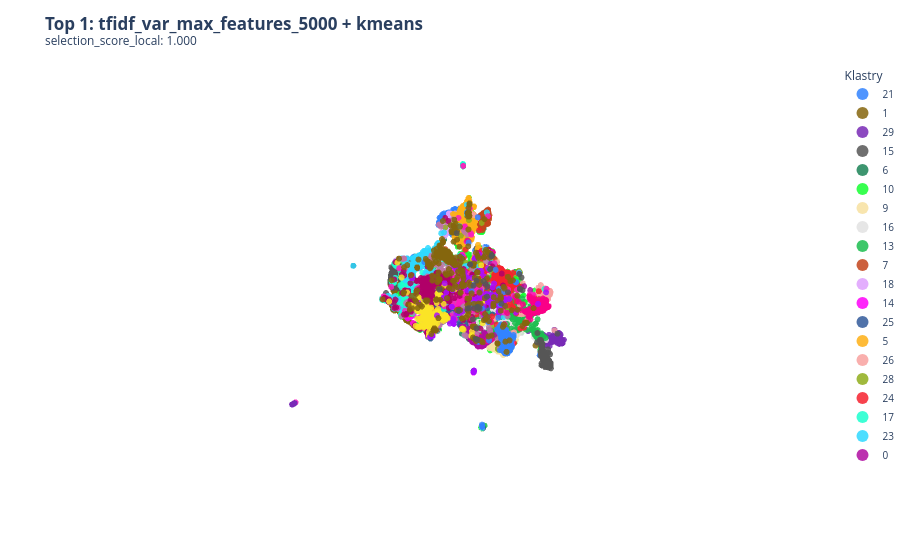
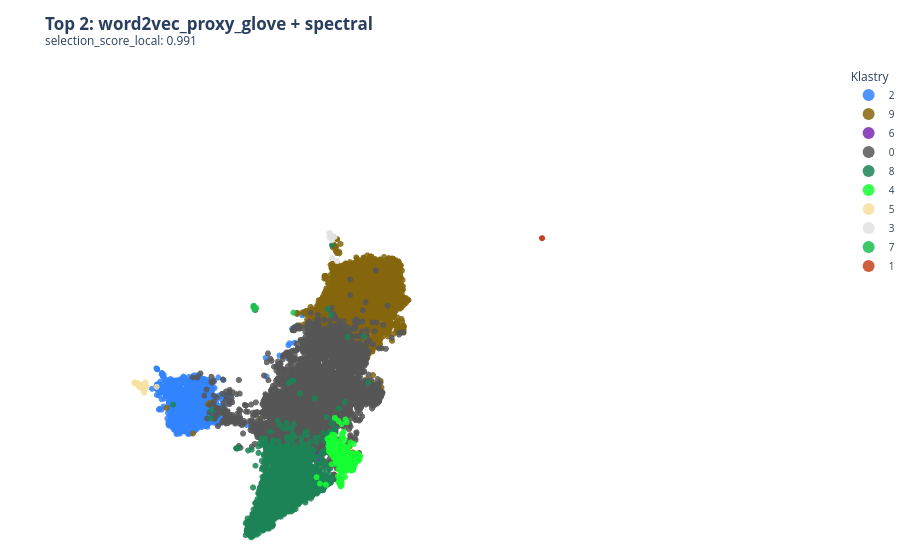
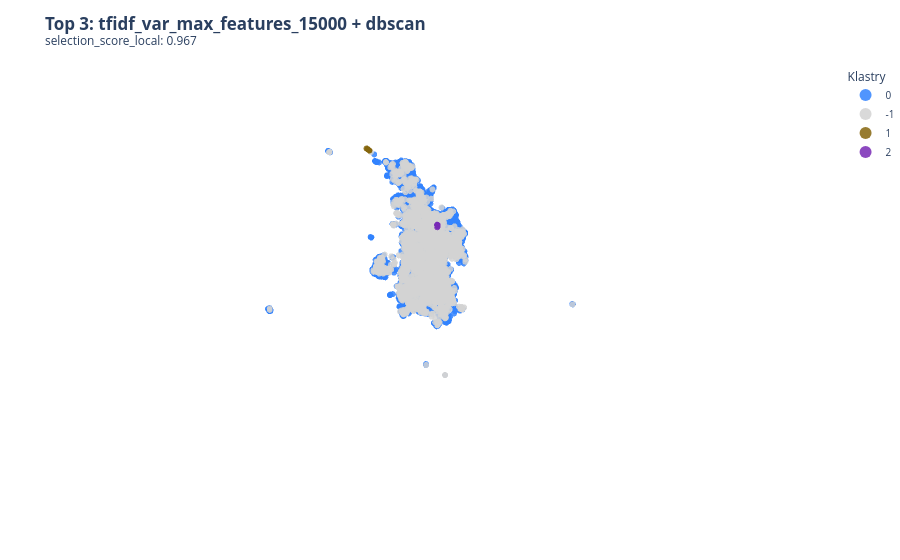
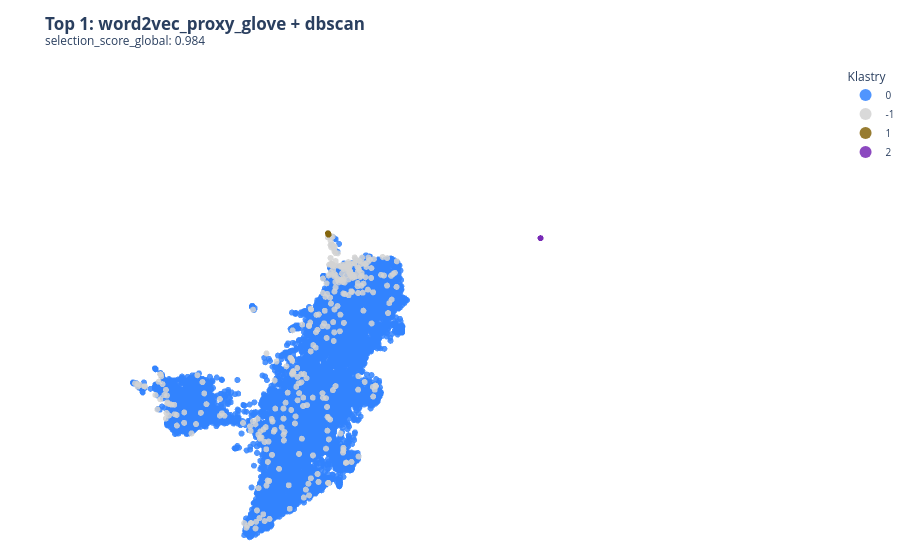

The code cell stored with these charts, in order, in its notebook:
### Code cell
from IPython.display import Markdown

best_runs_df = select_best_runs(results_df, config=CONFIG)
best_runs_df = add_dunn_scores(
    best_runs_df=best_runs_df,
    dataset_df=dataset_df,
    dataset_views=dataset_views,
    embedding_views=embedding_views,
    config=CONFIG,
)

semantic_best_runs_df = select_semantic_best_runs(results_df, config=CONFIG)
comparison_views = build_comparison_views(best_runs_df)
semantic_comparison_views = build_comparison_views(semantic_best_runs_df)
plot_paths = create_best_runs_plots(best_runs_df, CONFIG)
semantic_plot_paths = create_semantic_best_runs_plots(semantic_best_runs_df, CONFIG)
plot_paths = {**plot_paths, **semantic_plot_paths}
print(summarize_best_runs(best_runs_df, semantic_best_runs_df))
display_best_runs_plots(plot_paths)

display(Markdown("""
---
### Tabela 7A: `local_winners_table` — lokalni zwyciezcy hiperparametrow

Ta tabela odpowiada na pytanie: **ktory przebieg jest najlepszy wewnatrz danej pary `(embedding_name, algorithm)`?**

Do tego sluzy `selection_score_local`. Jest on liczony osobno w kazdej rodzinie modeli, wiec nadaje sie do wyboru hiperparametrow w tej rodzinie, ale nie do bezposredniego porownania roznych rodzin.
"""))
display(comparison_views["local_winners_table"])
visualize_top_runs_3d(
    best_runs_df=best_runs_df,
    dataset_df=dataset_df,
    dataset_views=dataset_views,
    embedding_views=embedding_views,
    config=CONFIG,
    top_n=3,
    sort_col="selection_score_local"
)

display(Markdown("""
---
### Tabela 7B: `global_candidates_ranking` — porownanie lokalnych zwyciezcow

Ta tabela odpowiada na inne pytanie: **ktory z lokalnych zwyciezcow wyglada najlepiej globalnie?**

Tutaj uzywamy `selection_score_global`, liczacego rank-score wspolnie na `best_runs_df`, czyli juz po wyborze lokalnych zwyciezcow. Dopiero ten wynik jest porownywalny miedzy parami embedding + algorytm.
"""))
display(comparison_views["global_candidates_ranking"])
visualize_top_runs_3d(
    best_runs_df=best_runs_df,
    dataset_df=dataset_df,
    dataset_views=dataset_views,
    embedding_views=embedding_views,
    config=CONFIG,
    top_n=3,
    sort_col="selection_score_global"
)

display(Markdown("""
---
### Tabela 7C: `best_embedding_per_algorithm` — najlepszy embedding dla kazdego algorytmu

Dla kazdego algorytmu wybieramy lokalnego zwyciezce z najwyzszym `selection_score_global`. To porownanie odbywa sie juz na wspolnej skali globalnej dla zwyciezcow.
"""))
display(comparison_views["best_embedding_per_algorithm"])

display(Markdown("""
---
### Tabela 7D: `best_algorithm_per_embedding` — najlepszy algorytm dla kazdego embeddingu

Dla kazdego embeddingu wybieramy algorytm z najwyzszym `selection_score_global`, czyli porownujemy tylko reprezentantow wybranych lokalnie.
"""))
display(comparison_views["best_algorithm_per_embedding"])

display(Markdown("""
---
### Tabela 7E: `semantic_candidates_ranking` — najlepszy podzial semantyczny

Ta tabela odpowiada na pytanie: **ktory lokalny zwyciezca najlepiej zgadza sie z kategoriami `20 Newsgroups`?**

Do tego sluzy `semantic_score_global`, liczony na podstawie `ARI`. Jest to ranking post-hoc: korzysta z etykiet tylko do interpretacji i kontroli, a nie do uczenia klastrow.
"""))
display(semantic_comparison_views["semantic_candidates_ranking"])
plot_paths

### Figure 1 — Plotly figure (JSON) as saved in the notebook; plotly's stock layout.template omitted (floating-point values rounded to 4 significant figures; data arrays with more than 128 entries replaced by an {"elided": "..."} marker saying what was removed)
{"data": [{"customdata": {"elided": "532x1 int values"}, "hovertemplate": "cluster=21<br>x=%{x}<br>y=%{y}<br>z=%{z}<br>target_true=%{customdata[0]}<extra></extra>", "legendgroup": "21", "marker": {"color": "#3283FE", "line": {"width": 0}, "opacity": 0.85, "size": 3.5, "symbol": "circle"}, "mode": "markers", "name": "21", "scene": "scene", "showlegend": true, "type": "scatter3d", "x": {"elided": "532 float values"}, "y": {"elided": "532 float values"}, "z": {"elided": "532 float values"}}, {"customdata": {"elided": "526x1 int values"}, "hovertemplate": "cluster=1<br>x=%{x}<br>y=%{y}<br>z=%{z}<br>target_true=%{customdata[0]}<extra></extra>", "legendgroup": "1", "marker": {"color": "#85660D", "line": {"width": 0}, "opacity": 0.85, "size": 3.5, "symbol": "circle"}, "mode": "markers", "name": "1", "scene": "scene", "showlegend": true, "type": "scatter3d", "x": {"elided": "526 float values"}, "y": {"elided": "526 float values"}, "z": {"elided": "526 float values"}}, {"customdata": {"elided": "250x1 int values"}, "hovertemplate": "cluster=29<br>x=%{x}<br>y=%{y}<br>z=%{z}<br>target_true=%{customdata[0]}<extra></extra>", "legendgroup": "29", "marker": {"color": "#782AB6", "line": {"width": 0}, "opacity": 0.85, "size": 3.5, "symbol": "circle"}, "mode": "markers", "name": "29", "scene": "scene", "showlegend": true, "type": "scatter3d", "x": {"elided": "250 float values"}, "y": {"elided": "250 float values"}, "z": {"elided": "250 float values"}}, {"customdata": {"elided": "498x1 int values"}, "hovertemplate": "cluster=15<br>x=%{x}<br>y=%{y}<br>z=%{z}<br>target_true=%{customdata[0]}<extra></extra>", "legendgroup": "15", "marker": {"color": "#565656", "line": {"width": 0}, "opacity": 0.85, "size": 3.5, "symbol": "circle"}, "mode": "markers", "name": "15", "scene": "scene", "showlegend": true, "type": "scatter3d", "x": {"elided": "498 float values"}, "y": {"elided": "498 float values"}, "z": {"elided": "498 float values"}}, {"customdata": {"elided": "817x1 int values"}, "hovertemplate": "cluster=6<br>x=%{x}<br>y=%{y}<br>z=%{z}<br>target_true=%{customdata[0]}<extra></extra>", "legendgroup": "6", "marker": {"color": "#1C8356", "line": {"width": 0}, "opacity": 0.85, "size": 3.5, "symbol": "circle"}, "mode": "markers", "name": "6", "scene": "scene", "showlegend": true, "type": "scatter3d", "x": {"elided": "817 float values"}, "y": {"elided": "817 float values"}, "z": {"elided": "817 float values"}}, {"customdata": {"elided": "2352x1 int values"}, "hovertemplate": "cluster=10<br>x=%{x}<br>y=%{y}<br>z=%{z}<br>target_true=%{customdata[0]}<extra></extra>", "legendgroup": "10", "marker": {"color": "#16FF32", "line": {"width": 0}, "opacity": 0.85, "size": 3.5, "symbol": "circle"}, "mode": "markers", "name": "10", "scene": "scene", "showlegend": true, "type": "scatter3d", "x": {"elided": "2352 float values"}, "y": {"elided": "2352 float values"}, "z": {"elided": "2352 float values"}}, {"customdata": {"elided": "608x1 int values"}, "hovertemplate": "cluster=9<br>x=%{x}<br>y=%{y}<br>z=%{z}<br>target_true=%{customdata[0]}<extra></extra>", "legendgroup": "9", "marker": {"color": "#F7E1A0", "line": {"width": 0}, "opacity": 0.85, "size": 3.5, "symbol": "circle"}, "mode": "markers", "name": "9", "scene": "scene", "showlegend": true, "type": "scatter3d", "x": {"elided": "608 float values"}, "y": {"elided": "608 float values"}, "z": {"elided": "608 float values"}}, {"customdata": {"elided": "1031x1 int values"}, "hovertemplate": "cluster=16<br>x=%{x}<br>y=%{y}<br>z=%{z}<br>target_true=%{customdata[0]}<extra></extra>", "legendgroup": "16", "marker": {"color": "#E2E2E2", "line": {"width": 0}, "opacity": 0.85, "size": 3.5, "symbol": "circle"}, "mode": "markers", "name": "16", "scene": "scene", "showlegend": true, "type": "scatter3d", "x": {"elided": "1031 float values"}, "y": {"elided": "1031 float values"}, "z": {"elided": "1031 float values"}}, {"customdata": {"elided": "716x1 int values"}, "hovertemplate": "cluster=13<br>x=%{x}<br>y=%{y}<br>z=%{z}<br>target_true=%{customdata[0]}<extra></extra>", "legendgroup": "13", "marker": {"color": "#1CBE4F", "line": {"width": 0}, "opacity": 0.85, "size": 3.5, "symbol": "circle"}, "mode": "markers", "name": "13", "scene": "scene", "showlegend": true, "type": "scatter3d", "x": {"elided": "716 float values"}, "y": {"elided": "716 float values"}, "z": {"elided": "716 float values"}}, {"customdata": {"elided": "415x1 int values"}, "hovertemplate": "cluster=7<br>x=%{x}<br>y=%{y}<br>z=%{z}<br>target_true=%{customdata[0]}<extra></extra>", "legendgroup": "7", "marker": {"color": "#C4451C", "line": {"width": 0}, "opacity": 0.85, "size": 3.5, "symbol": "circle"}, "mode": "markers", "name": "7", "scene": "scene", "showlegend": true, "type": "scatter3d", "x": {"elided": "415 float values"}, "y": {"elided": "415 float values"}, "z": {"elided": "415 float values"}}, {"customdata": {"elided": "549x1 int values"}, "hovertemplate": "cluster=18<br>x=%{x}<br>y=%{y}<br>z=%{z}<br>target_true=%{customdata[0]}<extra></extra>", "legendgroup": "18", "marker": {"color": "#DEA0FD", "line": {"width": 0}, "opacity": 0.85, "size": 3.5, "symbol": "circle"}, "mode": "markers", "name": "18", "scene": "scene", "showlegend": true, "type": "scatter3d", "x": {"elided": "549 float values"}, "y": {"elided": "549 float values"}, "z": {"elided": "549 float values"}}, {"customdata": {"elided": "575x1 int values"}, "hovertemplate": "cluster=14<br>x=%{x}<br>y=%{y}<br>z=%{z}<br>target_true=%{customdata[0]}<extra></extra>", "legendgroup": "14", "marker": {"color": "#FE00FA", "line": {"width": 0}, "opacity": 0.85, "size": 3.5, "symbol": "circle"}, "mode": "markers", "name": "14", "scene": "scene", "showlegend": true, "type": "scatter3d", "x": {"elided": "575 float values"}, "y": {"elided": "575 float values"}, "z": {"elided": "575 float values"}}, {"customdata": {"elided": "968x1 int values"}, "hovertemplate": "cluster=25<br>x=%{x}<br>y=%{y}<br>z=%{z}<br>target_true=%{customdata[0]}<extra></extra>", "legendgroup": "25", "marker": {"color": "#325A9B", "line": {"width": 0}, "opacity": 0.85, "size": 3.5, "symbol": "circle"}, "mode": "markers", "name": "25", "scene": "scene", "showlegend": true, "type": "scatter3d", "x": {"elided": "968 float values"}, "y": {"elided": "968 float values"}, "z": {"elided": "968 float values"}}, {"customdata": {"elided": "814x1 int values"}, "hovertemplate": "cluster=5<br>x=%{x}<br>y=%{y}<br>z=%{z}<br>target_true=%{customdata[0]}<extra></extra>", "legendgroup": "5", "marker": {"color": "#FEAF16", "line": {"width": 0}, "opacity": 0.85, "size": 3.5, "symbol": "circle"}, "mode": "markers", "name": "5", "scene": "scene", "showlegend": true, "type": "scatter3d", "x": {"elided": "814 float values"}, "y": {"elided": "814 float values"}, "z": {"elided": "814 float values"}}, {"customdata": {"elided": "392x1 int values"}, "hovertemplate": "cluster=26<br>x=%{x}<br>y=%{y}<br>z=%{z}<br>target_true=%{customdata[0]}<extra></extra>", "legendgroup": "26", "marker": {"color": "#F8A19F", "line": {"width": 0}, "opacity": 0.85, "size": 3.5, "symbol": "circle"}, "mode": "markers", "name": "26", "scene": "scene", "showlegend": true, "type": "scatter3d", "x": {"elided": "392 float values"}, "y": {"elided": "392 float values"}, "z": {"elided": "392 float values"}}, {"customdata": {"elided": "347x1 int values"}, "hovertemplate": "cluster=28<br>x=%{x}<br>y=%{y}<br>z=%{z}<br>target_true=%{customdata[0]}<extra></extra>", "legendgroup": "28", "marker": {"color": "#90AD1C", "line": {"width": 0}, "opacity": 0.85, "size": 3.5, "symbol": "circle"}, "mode": "markers", "name": "28", "scene": "scene", "showlegend": true, "type": "scatter3d", "x": {"elided": "347 float values"}, "y": {"elided": "347 float values"}, "z": {"elided": "347 float values"}}, {"customdata": {"elided": "580x1 int values"}, "hovertemplate": "cluster=24<br>x=%{x}<br>y=%{y}<br>z=%{z}<br>target_true=%{customdata[0]}<extra></extra>", "legendgroup": "24", "marker": {"color": "#F6222E", "line": {"width": 0}, "opacity": 0.85, "size": 3.5, "symbol": "circle"}, "mode": "markers", "name": "24", "scene": "scene", "showlegend": true, "type": "scatter3d", "x": {"elided": "580 float values"}, "y": {"elided": "580 float values"}, "z": {"elided": "580 float values"}}, {"customdata": {"elided": "707x1 int values"}, "hovertemplate": "cluster=17<br>x=%{x}<br>y=%{y}<br>z=%{z}<br>target_true=%{customdata[0]}<extra></extra>", "legendgroup": "17", "marker": {"color": "#1CFFCE", "line": {"width": 0}, "opacity": 0.85, "size": 3.5, "symbol": "circle"}, "mode": "markers", "name": "17", "scene": "scene", "showlegend": true, "type": "scatter3d", "x": {"elided": "707 float values"}, "y": {"elided": "707 float values"}, "z": {"elided": "707 float values"}}, {"customdata": {"elided": "518x1 int values"}, "hovertemplate": "cluster=23<br>x=%{x}<br>y=%{y}<br>z=%{z}<br>target_true=%{customdata[0]}<extra></extra>", "legendgroup": "23", "marker": {"color": "#2ED9FF", "line": {"width": 0}, "opacity": 0.85, "size": 3.5, "symbol": "circle"}, "mode": "markers", "name": "23", "scene": "scene", "showlegend": true, "type": "scatter3d", "x": {"elided": "518 float values"}, "y": {"elided": "518 float values"}, "z": {"elided": "518 float values"}}, {"customdata": {"elided": "507x1 int values"}, "hovertemplate": "cluster=0<br>x=%{x}<br>y=%{y}<br>z=%{z}<br>target_true=%{customdata[0]}<extra></extra>", "legendgroup": "0", "marker": {"color": "#B10DA1", "line": {"width": 0}, "opacity": 0.85, "size": 3.5, "symbol": "circle"}, "mode": "markers", "name": "0", "scene": "scene", "showlegend": true, "type": "scatter3d", "x": {"elided": "507 float values"}, "y": {"elided": "507 float values"}, "z": {"elided": "507 float values"}}, {"customdata": {"elided": "449x1 int values"}, "hovertemplate": "cluster=27<br>x=%{x}<br>y=%{y}<br>z=%{z}<br>target_true=%{customdata[0]}<extra></extra>", "legendgroup": "27", "marker": {"color": "#C075A6", "line": {"width": 0}, "opacity": 0.85, "size": 3.5, "symbol": "circle"}, "mode": "markers", "name": "27", "scene": "scene", "showlegend": true, "type": "scatter3d", "x": {"elided": "449 float values"}, "y": {"elided": "449 float values"}, "z": {"elided": "449 float values"}}, {"customdata": {"elided": "438x1 int values"}, "hovertemplate": "cluster=12<br>x=%{x}<br>y=%{y}<br>z=%{z}<br>target_true=%{customdata[0]}<extra></extra>", "legendgroup": "12", "marker": {"color": "#FC1CBF", "line": {"width": 0}, "opacity": 0.85, "size": 3.5, "symbol": "circle"}, "mode": "markers", "name": "12", "scene": "scene", "showlegend": true, "type": "scatter3d", "x": {"elided": "438 float values"}, "y": {"elided": "438 float values"}, "z": {"elided": "438 float values"}}, {"customdata": {"elided": "637x1 int values"}, "hovertemplate": "cluster=22<br>x=%{x}<br>y=%{y}<br>z=%{z}<br>target_true=%{customdata[0]}<extra></extra>", "legendgroup": "22", "marker": {"color": "#B00068", "line": {"width": 0}, "opacity": 0.85, "size": 3.5, "symbol": "circle"}, "mode": "markers", "name": "22", "scene": "scene", "showlegend": true, "type": "scatter3d", "x": {"elided": "637 float values"}, "y": {"elided": "637 float values"}, "z": {"elided": "637 float values"}}, {"customdata": {"elided": "462x1 int values"}, "hovertemplate": "cluster=3<br>x=%{x}<br>y=%{y}<br>z=%{z}<br>target_true=%{customdata[0]}<extra></extra>", "legendgroup": "3", "marker": {"color": "#FBE426", "line": {"width": 0}, "opacity": 0.85, "size": 3.5, "symbol": "circle"}, "mode": "markers", "name": "3", "scene": "scene", "showlegend": true, "type": "scatter3d", "x": {"elided": "462 float values"}, "y": {"elided": "462 float values"}, "z": {"elided": "462 float values"}}, {"customdata": {"elided": "373x1 int values"}, "hovertemplate": "cluster=2<br>x=%{x}<br>y=%{y}<br>z=%{z}<br>target_true=%{customdata[0]}<extra></extra>", "legendgroup": "2", "marker": {"color": "#FA0087", "line": {"width": 0}, "opacity": 0.85, "size": 3.5, "symbol": "circle"}, "mode": "markers", "name": "2", "scene": "scene", "showlegend": true, "type": "scatter3d", "x": {"elided": "373 float values"}, "y": {"elided": "373 float values"}, "z": {"elided": "373 float values"}}, {"customdata": {"elided": "549x1 int values"}, "hovertemplate": "cluster=11<br>x=%{x}<br>y=%{y}<br>z=%{z}<br>target_true=%{customdata[0]}<extra></extra>", "legendgroup": "11", "marker": {"color": "#AA0DFE", "line": {"width": 0}, "opacity": 0.85, "size": 3.5, "symbol": "circle"}, "mode": "markers", "name": "11", "scene": "scene", "showlegend": true, "type": "scatter3d", "x": {"elided": "549 float values"}, "y": {"elided": "549 float values"}, "z": {"elided": "549 float values"}}, {"customdata": {"elided": "518x1 int values"}, "hovertemplate": "cluster=8<br>x=%{x}<br>y=%{y}<br>z=%{z}<br>target_true=%{customdata[0]}<extra></extra>", "legendgroup": "8", "marker": {"color": "#3283FE", "line": {"width": 0}, "opacity": 0.85, "size": 3.5, "symbol": "circle"}, "mode": "markers", "name": "8", "scene": "scene", "showlegend": true, "type": "scatter3d", "x": {"elided": "518 float values"}, "y": {"elided": "518 float values"}, "z": {"elided": "518 float values"}}, {"customdata": {"elided": "396x1 int values"}, "hovertemplate": "cluster=4<br>x=%{x}<br>y=%{y}<br>z=%{z}<br>target_true=%{customdata[0]}<extra></extra>", "legendgroup": "4", "marker": {"color": "#85660D", "line": {"width": 0}, "opacity": 0.85, "size": 3.5, "symbol": "circle"}, "mode": "markers", "name": "4", "scene": "scene", "showlegend": true, "type": "scatter3d", "x": {"elided": "396 float values"}, "y": {"elided": "396 float values"}, "z": {"elided": "396 float values"}}, {"customdata": [[13], [13], [13], [13], [13], [13], [13], [11], [13], [13], [13], [13], [7], [13], [13], [13], [13], [13], [13], [13], [13], [13], [13], [13], [13], [13], [13], [13], [13], [13], [13], [13], [13], [13], [13], [13], [13], [13], [13], [13], [13], [13], [13], [13], [13], [13], [13], [13], [13], [13], [13], [13], [13], [13], [13], [13], [13], [13], [13], [19], [13], [13], [13], [13], [13], [13], [13], [13], [13], [13], [19], [13], [13], [13], [13], [13], [13], [13], [13]], "hovertemplate": "cluster=19<br>x=%{x}<br>y=%{y}<br>z=%{z}<br>target_true=%{customdata[0]}<extra></extra>", "legendgroup": "19", "marker": {"color": "#782AB6", "line": {"width": 0}, "opacity": 0.85, "size": 3.5, "symbol": "circle"}, "mode": "markers", "name": "19", "scene": "scene", "showlegend": true, "type": "scatter3d", "x": [11.52, 11.51, 11.53, 11.54, 11.51, 11.52, 11.51, 11.55, 11.53, 11.53, 11.52, 11.54, 11.52, 11.53, 11.52, 11.53, 11.53, 11.52, 11.53, 11.52, 11.53, 11.53, 11.56, 11.52, 11.51, 11.46, 11.52, 11.5, 11.53, 11.51, 11.56, 11.52, 11.53, 11.53, 11.53, 11.51, 11.54, 11.52, 11.56, 11.52, 11.53, 11.55, 11.51, 11.52, 11.52, 11.5, 11.53, 11.52, 11.57, 11.51, 11.57, 11.52, 11.53, 11.52, 11.53, 11.52, 11.58, 11.53, 11.53, 11.53, 11.52, 11.52, 11.54, 11.52, 11.52, 11.54, 11.51, 11.53, 11.54, 11.52, 11.53, 11.53, 11.52, 11.53, 11.54, 11.54, 11.56, 11.52, 11.53], "y": [3.139, 3.146, 3.127, 3.123, 3.147, 3.138, 3.142, 3.103, 3.126, 3.13, 3.135, 3.125, 3.131, 3.128, 3.131, 3.134, 3.132, 3.136, 3.131, 3.134, 3.129, 3.13, 3.163, 3.138, 3.146, 3.065, 3.133, 3.164, 3.125, 3.15, 3.1, 3.138, 3.124, 3.128, 3.13, 3.15, 3.13, 3.139, 3.096, 3.137, 3.125, 3.108, 3.15, 3.132, 3.134, 3.162, 3.129, 3.133, 3.089, 3.145, 3.154, 3.133, 3.125, 3.144, 3.131, 3.144, 3.084, 3.124, 3.133, 3.125, 3.139, 3.135, 3.127, 3.135, 3.14, 3.118, 3.156, 3.125, 3.214, 3.136, 3.127, 3.128, 3.138, 3.134, 3.124, 3.116, 3.106, 3.142, 3.126], "z": [3.452, 3.46, 3.442, 3.439, 3.461, 3.451, 3.456, 3.417, 3.44, 3.444, 3.448, 3.44, 3.444, 3.442, 3.447, 3.448, 3.446, 3.451, 3.445, 3.447, 3.442, 3.442, 3.479, 3.451, 3.46, 3.378, 3.444, 3.478, 3.439, 3.464, 3.415, 3.45, 3.438, 3.443, 3.445, 3.463, 3.446, 3.453, 3.411, 3.45, 3.439, 3.422, 3.464, 3.446, 3.449, 3.476, 3.443, 3.446, 3.403, 3.459, 3.473, 3.446, 3.44, 3.458, 3.445, 3.458, 3.399, 3.439, 3.448, 3.439, 3.452, 3.448, 3.441, 3.448, 3.453, 3.434, 3.469, 3.439, 3.528, 3.45, 3.441, 3.443, 3.451, 3.447, 3.439, 3.433, 3.422, 3.455, 3.44]}, {"customdata": {"elided": "374x1 int values"}, "hovertemplate": "cluster=20<br>x=%{x}<br>y=%{y}<br>z=%{z}<br>target_true=%{customdata[0]}<extra></extra>", "legendgroup": "20", "marker": {"color": "#565656", "line": {"width": 0}, "opacity": 0.85, "size": 3.5, "symbol": "circle"}, "mode": "markers", "name": "20", "scene": "scene", "showlegend": true, "type": "scatter3d", "x": {"elided": "374 float values"}, "y": {"elided": "374 float values"}, "z": {"elided": "374 float values"}}], "layout": {"legend": {"font": {"size": 10}, "itemsizing": "constant", "title": {"text": "Klastry"}, "tracegroupgap": 0, "x": 1.02, "xanchor": "left", "y": 0.99, "yanchor": "top"}, "margin": {"b": 0, "l": 0, "r": 0, "t": 60}, "scene": {"domain": {"x": [0, 1], "y": [0, 1]}, "xaxis": {"backgroundcolor": "white", "showgrid": false, "showticklabels": false, "title": {"text": ""}, "zeroline": false}, "yaxis": {"backgroundcolor": "white", "showgrid": false, "showticklabels": false, "title": {"text": ""}, "zeroline": false}, "zaxis": {"backgroundcolor": "white", "showgrid": false, "showticklabels": false, "title": {"text": ""}, "zeroline": false}}, "title": {"text": "<b>Top 1: tfidf_var_max_features_5000 + kmeans</b><br><sup>selection_score_local: 1.000</sup>"}}}

### Figure 2 — Plotly figure (JSON) as saved in the notebook; plotly's stock layout.template omitted (floating-point values rounded to 4 significant figures; data arrays with more than 128 entries replaced by an {"elided": "..."} marker saying what was removed)
{"data": [{"customdata": {"elided": "1594x1 int values"}, "hovertemplate": "cluster=2<br>x=%{x}<br>y=%{y}<br>z=%{z}<br>target_true=%{customdata[0]}<extra></extra>", "legendgroup": "2", "marker": {"color": "#3283FE", "line": {"width": 0}, "opacity": 0.85, "size": 3.5, "symbol": "circle"}, "mode": "markers", "name": "2", "scene": "scene", "showlegend": true, "type": "scatter3d", "x": {"elided": "1594 float values"}, "y": {"elided": "1594 float values"}, "z": {"elided": "1594 float values"}}, {"customdata": {"elided": "6085x1 int values"}, "hovertemplate": "cluster=9<br>x=%{x}<br>y=%{y}<br>z=%{z}<br>target_true=%{customdata[0]}<extra></extra>", "legendgroup": "9", "marker": {"color": "#85660D", "line": {"width": 0}, "opacity": 0.85, "size": 3.5, "symbol": "circle"}, "mode": "markers", "name": "9", "scene": "scene", "showlegend": true, "type": "scatter3d", "x": {"elided": "6085 float values"}, "y": {"elided": "6085 float values"}, "z": {"elided": "6085 float values"}}, {"customdata": {"elided": "501x1 int values"}, "hovertemplate": "cluster=6<br>x=%{x}<br>y=%{y}<br>z=%{z}<br>target_true=%{customdata[0]}<extra></extra>", "legendgroup": "6", "marker": {"color": "#782AB6", "line": {"width": 0}, "opacity": 0.85, "size": 3.5, "symbol": "circle"}, "mode": "markers", "name": "6", "scene": "scene", "showlegend": true, "type": "scatter3d", "x": {"elided": "501 float values"}, "y": {"elided": "501 float values"}, "z": {"elided": "501 float values"}}, {"customdata": {"elided": "6796x1 int values"}, "hovertemplate": "cluster=0<br>x=%{x}<br>y=%{y}<br>z=%{z}<br>target_true=%{customdata[0]}<extra></extra>", "legendgroup": "0", "marker": {"color": "#565656", "line": {"width": 0}, "opacity": 0.85, "size": 3.5, "symbol": "circle"}, "mode": "markers", "name": "0", "scene": "scene", "showlegend": true, "type": "scatter3d", "x": {"elided": "6796 float values"}, "y": {"elided": "6796 float values"}, "z": {"elided": "6796 float values"}}, {"customdata": {"elided": "2267x1 int values"}, "hovertemplate": "cluster=8<br>x=%{x}<br>y=%{y}<br>z=%{z}<br>target_true=%{customdata[0]}<extra></extra>", "legendgroup": "8", "marker": {"color": "#1C8356", "line": {"width": 0}, "opacity": 0.85, "size": 3.5, "symbol": "circle"}, "mode": "markers", "name": "8", "scene": "scene", "showlegend": true, "type": "scatter3d", "x": {"elided": "2267 float values"}, "y": {"elided": "2267 float values"}, "z": {"elided": "2267 float values"}}, {"customdata": {"elided": "631x1 int values"}, "hovertemplate": "cluster=4<br>x=%{x}<br>y=%{y}<br>z=%{z}<br>target_true=%{customdata[0]}<extra></extra>", "legendgroup": "4", "marker": {"color": "#16FF32", "line": {"width": 0}, "opacity": 0.85, "size": 3.5, "symbol": "circle"}, "mode": "markers", "name": "4", "scene": "scene", "showlegend": true, "type": "scatter3d", "x": {"elided": "631 float values"}, "y": {"elided": "631 float values"}, "z": {"elided": "631 float values"}}, {"customdata": [[10], [10], [10], [10], [10], [10], [10], [10], [10], [10], [10], [10], [10], [10], [10], [9], [10], [10], [10], [10], [10], [10], [10], [10], [10], [10], [10], [10], [10], [10], [10], [10], [10], [10], [10], [10], [10], [10], [10], [10], [10], [10], [10], [10], [10], [9]], "hovertemplate": "cluster=5<br>x=%{x}<br>y=%{y}<br>z=%{z}<br>target_true=%{customdata[0]}<extra></extra>", "legendgroup": "5", "marker": {"color": "#F7E1A0", "line": {"width": 0}, "opacity": 0.85, "size": 3.5, "symbol": "circle"}, "mode": "markers", "name": "5", "scene": "scene", "showlegend": true, "type": "scatter3d", "x": [12.97, 13.02, 12.94, 13.01, 13.0, 12.94, 13.04, 13.03, 13.05, 12.99, 13.05, 12.68, 13.0, 13.04, 13.03, 12.97, 12.99, 12.98, 12.97, 13.03, 13.03, 12.97, 13.02, 12.99, 13.07, 13.01, 13.06, 13.07, 13.06, 12.96, 12.97, 13.0, 12.85, 12.99, 13.0, 12.96, 12.96, 13.05, 12.86, 12.94, 12.83, 12.92, 13.05, 12.89, 13.01, 12.97], "y": [1.039, 0.9039, 0.9858, 0.9192, 0.9296, 1.051, 0.9284, 0.8983, 0.8795, 1.012, 0.8811, 1.499, 0.98, 0.8883, 0.9021, 1.108, 0.9772, 1.013, 1.026, 0.9063, 0.9001, 1.025, 0.9176, 1.002, 0.8578, 0.9304, 0.8574, 0.8475, 0.8648, 1.029, 1.025, 0.938, 1.116, 0.999, 0.9929, 1.037, 1.028, 0.8695, 1.101, 1.114, 1.079, 1.077, 0.8648, 1.129, 0.9683, 1.112], "z": [3.573, 3.719, 3.662, 3.709, 3.722, 3.595, 3.756, 3.74, 3.712, 3.592, 3.744, 3.75, 3.607, 3.726, 3.743, 3.467, 3.72, 3.596, 3.589, 3.716, 3.726, 3.599, 3.731, 3.61, 3.766, 3.732, 3.735, 3.724, 3.744, 3.604, 3.617, 3.732, 3.629, 3.612, 3.608, 3.602, 3.586, 3.728, 3.631, 3.7, 3.754, 3.612, 3.739, 3.585, 3.625, 3.453]}, {"customdata": [[4], [3], [1], [10], [2], [4], [2], [2], [8], [2], [4], [8], [2], [4], [2], [6], [5], [2], [11], [5], [11], [17], [10], [2], [16], [12], [11], [4], [2]], "hovertemplate": "cluster=3<br>x=%{x}<br>y=%{y}<br>z=%{z}<br>target_true=%{customdata[0]}<extra></extra>", "legendgroup": "3", "marker": {"color": "#E2E2E2", "line": {"width": 0}, "opacity": 0.85, "size": 3.5, "symbol": "circle"}, "mode": "markers", "name": "3", "scene": "scene", "showlegend": true, "type": "scatter3d", "x": [6.731, 6.731, 7.101, 6.729, 6.739, 6.73, 6.732, 6.734, 6.702, 6.732, 6.814, 6.732, 6.734, 6.535, 6.737, 6.734, 6.735, 6.702, 6.729, 6.729, 6.74, 6.73, 6.732, 6.736, 6.738, 6.734, 6.958, 6.546, 6.735], "y": [2.746, 2.727, 3.253, 2.741, 2.743, 2.734, 2.735, 2.736, 2.835, 2.753, 2.804, 2.736, 2.739, 2.701, 2.738, 2.735, 2.734, 2.778, 2.733, 2.734, 2.747, 2.733, 2.739, 2.73, 2.732, 2.732, 3.3, 2.702, 2.73], "z": [7.103, 7.153, 6.624, 7.101, 7.124, 7.116, 7.127, 7.135, 7.053, 7.121, 7.07, 7.13, 7.126, 6.932, 7.136, 7.134, 7.141, 6.906, 7.133, 7.144, 7.125, 7.122, 7.117, 7.148, 7.144, 7.144, 6.475, 6.948, 7.146]}, {"customdata": [[6], [6], [6], [6], [6], [6], [6], [6], [6], [6], [6], [6], [6], [6], [6], [6], [6], [6], [6], [6], [6], [1], [6]], "hovertemplate": "cluster=7<br>x=%{x}<br>y=%{y}<br>z=%{z}<br>target_true=%{customdata[0]}<extra></extra>", "legendgroup": "7", "marker": {"color": "#1CBE4F", "line": {"width": 0}, "opacity": 0.85, "size": 3.5, "symbol": "circle"}, "mode": "markers", "name": "7", "scene": "scene", "showlegend": true, "type": "scatter3d", "x": [8.849, 8.836, 8.85, 8.84, 8.836, 8.84, 8.838, 8.848, 8.853, 8.792, 8.851, 8.841, 7.821, 8.851, 8.836, 8.848, 8.848, 8.842, 8.849, 8.82, 8.84, 8.882, 8.837], "y": [0.9793, 1.001, 0.9927, 0.9926, 1.011, 0.9791, 0.9781, 0.9817, 0.9889, 1.059, 1.039, 0.9897, 1.744, 0.9789, 0.9952, 0.9793, 0.9752, 0.987, 1.028, 0.9684, 0.9819, 1.096, 1.008], "z": [4.533, 4.522, 4.527, 4.53, 4.515, 4.535, 4.537, 4.532, 4.528, 4.486, 4.502, 4.531, 4.158, 4.532, 4.522, 4.533, 4.534, 4.528, 4.506, 4.548, 4.531, 4.484, 4.546]}, {"customdata": [[2], [2], [2], [2], [2], [2], [2], [2], [2], [2]], "hovertemplate": "cluster=1<br>x=%{x}<br>y=%{y}<br>z=%{z}<br>target_true=%{customdata[0]}<extra></extra>", "legendgroup": "1", "marker": {"color": "#C4451C", "line": {"width": 0}, "opacity": 0.85, "size": 3.5, "symbol": "circle"}, "mode": "markers", "name": "1", "scene": "scene", "showlegend": true, "type": "scatter3d", "x": [-4.167, -4.167, -4.167, -4.167, -4.167, -4.167, -4.167, -4.167, -4.167, -4.167], "y": [3.612, 3.612, 3.612, 3.612, 3.612, 3.612, 3.612, 3.612, 3.612, 3.612], "z": [3.135, 3.135, 3.135, 3.135, 3.135, 3.135, 3.135, 3.135, 3.135, 3.135]}], "layout": {"legend": {"font": {"size": 10}, "itemsizing": "constant", "title": {"text": "Klastry"}, "tracegroupgap": 0, "x": 1.02, "xanchor": "left", "y": 0.99, "yanchor": "top"}, "margin": {"b": 0, "l": 0, "r": 0, "t": 60}, "scene": {"domain": {"x": [0, 1], "y": [0, 1]}, "xaxis": {"backgroundcolor": "white", "showgrid": false, "showticklabels": false, "title": {"text": ""}, "zeroline": false}, "yaxis": {"backgroundcolor": "white", "showgrid": false, "showticklabels": false, "title": {"text": ""}, "zeroline": false}, "zaxis": {"backgroundcolor": "white", "showgrid": false, "showticklabels": false, "title": {"text": ""}, "zeroline": false}}, "title": {"text": "<b>Top 2: word2vec_proxy_glove + spectral</b><br><sup>selection_score_local: 0.991</sup>"}}}

### Figure 3 — Plotly figure (JSON) as saved in the notebook; plotly's stock layout.template omitted (floating-point values rounded to 4 significant figures; data arrays with more than 128 entries replaced by an {"elided": "..."} marker saying what was removed)
{"data": [{"customdata": {"elided": "14983x1 int values"}, "hovertemplate": "cluster=0<br>x=%{x}<br>y=%{y}<br>z=%{z}<br>target_true=%{customdata[0]}<extra></extra>", "legendgroup": "0", "marker": {"color": "#3283FE", "line": {"width": 0}, "opacity": 0.85, "size": 3.5, "symbol": "circle"}, "mode": "markers", "name": "0", "scene": "scene", "showlegend": true, "type": "scatter3d", "x": {"elided": "14983 float values"}, "y": {"elided": "14983 float values"}, "z": {"elided": "14983 float values"}}, {"customdata": {"elided": "2964x1 int values"}, "hovertemplate": "cluster=-1<br>x=%{x}<br>y=%{y}<br>z=%{z}<br>target_true=%{customdata[0]}<extra></extra>", "legendgroup": "-1", "marker": {"color": "lightgrey", "line": {"width": 0}, "opacity": 0.85, "size": 3.5, "symbol": "circle"}, "mode": "markers", "name": "-1", "scene": "scene", "showlegend": true, "type": "scatter3d", "x": {"elided": "2964 float values"}, "y": {"elided": "2964 float values"}, "z": {"elided": "2964 float values"}}, {"customdata": [[4], [2], [4], [2], [2], [2], [2], [2], [2], [2], [2], [2], [2], [5], [2], [2], [2], [11], [2], [2], [2], [16], [2]], "hovertemplate": "cluster=1<br>x=%{x}<br>y=%{y}<br>z=%{z}<br>target_true=%{customdata[0]}<extra></extra>", "legendgroup": "1", "marker": {"color": "#85660D", "line": {"width": 0}, "opacity": 0.85, "size": 3.5, "symbol": "circle"}, "mode": "markers", "name": "1", "scene": "scene", "showlegend": true, "type": "scatter3d", "x": [0.1139, 0.1112, 0.1152, 0.1674, 0.1188, 0.1102, 0.1044, 0.1804, 0.226, 0.1063, 0.1187, 0.1865, 0.1689, 0.1039, 0.186, 0.1818, 0.1881, 0.1088, 0.1731, 0.1699, 0.1075, 0.1117, 0.1102], "y": [-4.479, -4.476, -4.482, -4.53, -4.485, -4.479, -4.476, -4.542, -4.588, -4.476, -4.485, -4.548, -4.532, -4.47, -4.549, -4.543, -4.55, -4.475, -4.536, -4.533, -4.474, -4.477, -4.478], "z": [14.36, 14.36, 14.36, 14.42, 14.37, 14.36, 14.35, 14.44, 14.48, 14.35, 14.37, 14.44, 14.43, 14.35, 14.44, 14.44, 14.45, 14.36, 14.43, 14.43, 14.35, 14.36, 14.36]}, {"customdata": [[14], [0], [8], [1], [0], [15], [18], [9], [14], [14]], "hovertemplate": "cluster=2<br>x=%{x}<br>y=%{y}<br>z=%{z}<br>target_true=%{customdata[0]}<extra></extra>", "legendgroup": "2", "marker": {"color": "#782AB6", "line": {"width": 0}, "opacity": 0.85, "size": 3.5, "symbol": "circle"}, "mode": "markers", "name": "2", "scene": "scene", "showlegend": true, "type": "scatter3d", "x": [-1.197, -1.255, -1.245, -1.262, -1.215, -1.264, -1.262, -1.255, -1.263, -1.274], "y": [0.3605, 0.3362, 0.3298, 0.2905, 0.3894, 0.3332, 0.3381, 0.3336, 0.3313, 0.291], "z": [10.19, 10.28, 10.28, 10.29, 10.27, 10.3, 10.31, 10.27, 10.31, 10.32]}], "layout": {"legend": {"font": {"size": 10}, "itemsizing": "constant", "title": {"text": "Klastry"}, "tracegroupgap": 0, "x": 1.02, "xanchor": "left", "y": 0.99, "yanchor": "top"}, "margin": {"b": 0, "l": 0, "r": 0, "t": 60}, "scene": {"domain": {"x": [0, 1], "y": [0, 1]}, "xaxis": {"backgroundcolor": "white", "showgrid": false, "showticklabels": false, "title": {"text": ""}, "zeroline": false}, "yaxis": {"backgroundcolor": "white", "showgrid": false, "showticklabels": false, "title": {"text": ""}, "zeroline": false}, "zaxis": {"backgroundcolor": "white", "showgrid": false, "showticklabels": false, "title": {"text": ""}, "zeroline": false}}, "title": {"text": "<b>Top 3: tfidf_var_max_features_15000 + dbscan</b><br><sup>selection_score_local: 0.967</sup>"}}}

### Figure 4 — Plotly figure (JSON) as saved in the notebook; plotly's stock layout.template omitted (floating-point values rounded to 4 significant figures; data arrays with more than 128 entries replaced by an {"elided": "..."} marker saying what was removed)
{"data": [{"customdata": {"elided": "17620x1 int values"}, "hovertemplate": "cluster=0<br>x=%{x}<br>y=%{y}<br>z=%{z}<br>target_true=%{customdata[0]}<extra></extra>", "legendgroup": "0", "marker": {"color": "#3283FE", "line": {"width": 0}, "opacity": 0.85, "size": 3.5, "symbol": "circle"}, "mode": "markers", "name": "0", "scene": "scene", "showlegend": true, "type": "scatter3d", "x": {"elided": "17620 float values"}, "y": {"elided": "17620 float values"}, "z": {"elided": "17620 float values"}}, {"customdata": {"elided": "336x1 int values"}, "hovertemplate": "cluster=-1<br>x=%{x}<br>y=%{y}<br>z=%{z}<br>target_true=%{customdata[0]}<extra></extra>", "legendgroup": "-1", "marker": {"color": "lightgrey", "line": {"width": 0}, "opacity": 0.85, "size": 3.5, "symbol": "circle"}, "mode": "markers", "name": "-1", "scene": "scene", "showlegend": true, "type": "scatter3d", "x": {"elided": "336 float values"}, "y": {"elided": "336 float values"}, "z": {"elided": "336 float values"}}, {"customdata": [[4], [10], [2], [4], [2], [2], [2], [2], [2], [5], [11], [11], [10], [2], [16], [2]], "hovertemplate": "cluster=1<br>x=%{x}<br>y=%{y}<br>z=%{z}<br>target_true=%{customdata[0]}<extra></extra>", "legendgroup": "1", "marker": {"color": "#85660D", "line": {"width": 0}, "opacity": 0.85, "size": 3.5, "symbol": "circle"}, "mode": "markers", "name": "1", "scene": "scene", "showlegend": true, "type": "scatter3d", "x": [6.731, 6.729, 6.739, 6.73, 6.732, 6.734, 6.732, 6.734, 6.737, 6.735, 6.729, 6.74, 6.732, 6.736, 6.738, 6.735], "y": [2.746, 2.741, 2.743, 2.734, 2.735, 2.736, 2.753, 2.739, 2.738, 2.734, 2.733, 2.747, 2.739, 2.73, 2.732, 2.73], "z": [7.103, 7.101, 7.124, 7.116, 7.127, 7.135, 7.121, 7.126, 7.136, 7.141, 7.133, 7.125, 7.117, 7.148, 7.144, 7.146]}, {"customdata": [[2], [2], [2], [2], [2], [2], [2], [2], [2], [2]], "hovertemplate": "cluster=2<br>x=%{x}<br>y=%{y}<br>z=%{z}<br>target_true=%{customdata[0]}<extra></extra>", "legendgroup": "2", "marker": {"color": "#782AB6", "line": {"width": 0}, "opacity": 0.85, "size": 3.5, "symbol": "circle"}, "mode": "markers", "name": "2", "scene": "scene", "showlegend": true, "type": "scatter3d", "x": [-4.167, -4.167, -4.167, -4.167, -4.167, -4.167, -4.167, -4.167, -4.167, -4.167], "y": [3.612, 3.612, 3.612, 3.612, 3.612, 3.612, 3.612, 3.612, 3.612, 3.612], "z": [3.135, 3.135, 3.135, 3.135, 3.135, 3.135, 3.135, 3.135, 3.135, 3.135]}], "layout": {"legend": {"font": {"size": 10}, "itemsizing": "constant", "title": {"text": "Klastry"}, "tracegroupgap": 0, "x": 1.02, "xanchor": "left", "y": 0.99, "yanchor": "top"}, "margin": {"b": 0, "l": 0, "r": 0, "t": 60}, "scene": {"domain": {"x": [0, 1], "y": [0, 1]}, "xaxis": {"backgroundcolor": "white", "showgrid": false, "showticklabels": false, "title": {"text": ""}, "zeroline": false}, "yaxis": {"backgroundcolor": "white", "showgrid": false, "showticklabels": false, "title": {"text": ""}, "zeroline": false}, "zaxis": {"backgroundcolor": "white", "showgrid": false, "showticklabels": false, "title": {"text": ""}, "zeroline": false}}, "title": {"text": "<b>Top 1: word2vec_proxy_glove + dbscan</b><br><sup>selection_score_global: 0.984</sup>"}}}
